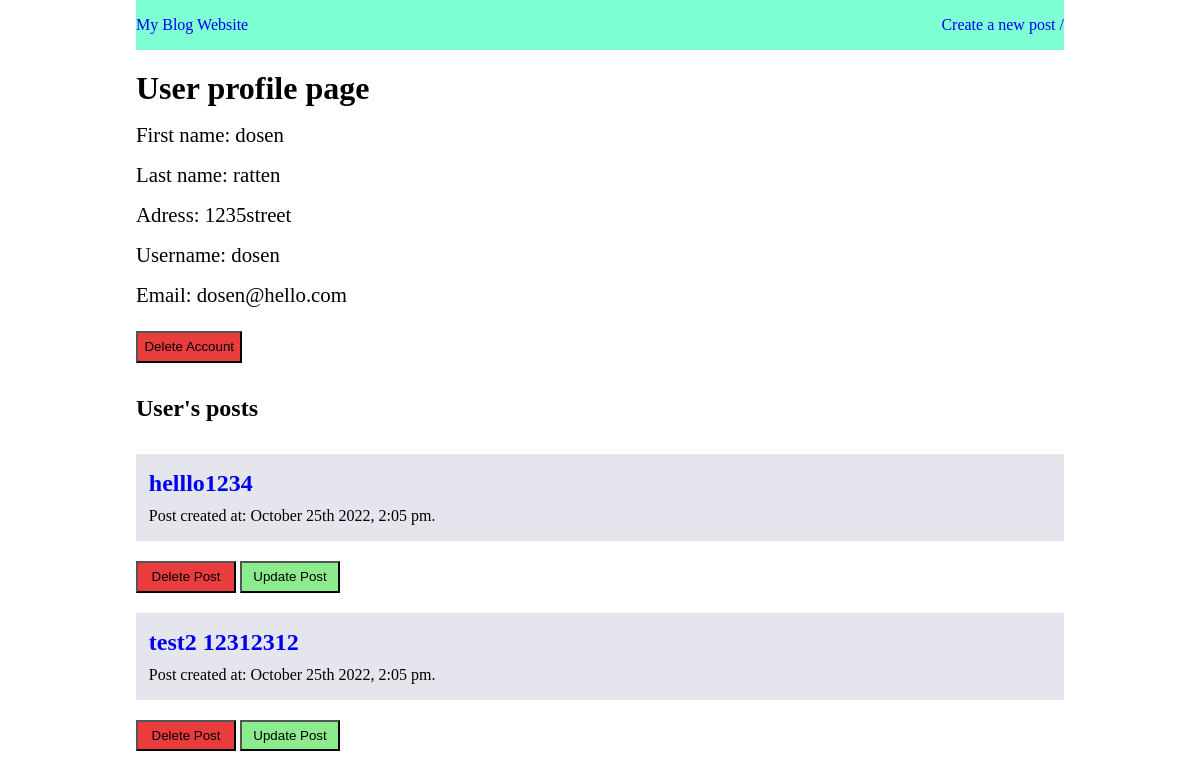
Screenshot of /profile/dosen with the database file from the repository.
### blog.py (models this page shows, shortened)
class User(db.Model):
    id = db.Column(db.Integer, primary_key=True)
    first_name = db.Column(db.String, nullable=False)
    last_name = db.Column(db.String, nullable=False)
    username = db.Column(db.String, unique=True, nullable=False)
    address = db.Column(db.String, nullable=True)
    email = db.Column(db.String, unique=True, nullable=False)
    def user_details(self):
        user_information = {
            "id": self.id,
            "first_name": self.first_name,
            "last_name": self.last_name,
            "username": self.username,
            "address": self.address,
            "email": self.email,
        }
        return user_information

class Post(db.Model):
    id = db.Column(db.Integer, primary_key=True)
    title = db.Column(db.String, nullable=False)
    content = db.Column(db.String, nullable=False)
    date_posted = db.Column(db.DateTime, default=datetime.utcnow, nullable=False)
    user_id = db.Column(db.Integer, nullable=False)

### blog.py (the view)
@app.route('/profile/<username>', methods=['GET'])
def user_profile(username):
    user = User.query.filter_by(username=username).first()
    if user:
        posts = Post.query.filter_by(user_id=user.id).all()
    if user is None:
        return redirect(url_for('home'))
    return render_template("profile.html", user_details=user.user_details(), blogs=posts)

### templates/profile.html (shortened to what this page needs)
<!DOCTYPE html>
<html lang="en">
<head>
    <link rel= "stylesheet" type= "text/css" href= "{{ url_for('static',filename='style.css')}}">
</head>
<body>
    <div class="container">
        <nav>
            <div class="home_link">
                <a href="/homepage">My Blog Website</a>
            </div>
            <div class="nav_link">
                <a href="/create_post">Create a new post /</a>
            </div>
        </nav>
        <main>
            <h1>User profile page</h1>
            <section id="user_details">
                <p class="firstname">First name: {{user_details.first_name}}</p>
                <p class="lastname">Last name: {{user_details.last_name}}</p>
                <p class="address">Adress: {{user_details.address}}</p>
                <p class="username">Username: {{user_details.username}}</p>
                <p class="email">Email: {{user_details.email}}</p>
            </section>
            <div class="delete_item">
                <a href="{{url_for('delete_user', username=user_details.username)}}" id="delete_user"><button id="delete_button">Delete Account</button></a>
            </div>
            <h2  id="user_post">User's posts</h2>
            <section>
                {% for blog in blogs %}
                <article class="post">
                    <a href="{{url_for('get_post', title=blog.title) }}"><h2>{{blog.title}}</h2></a>
                    <p>Post created at: {{ moment(blog.date_posted).format('MMMM Do YYYY, h:mm a') }}.</p>
                </article>
                    <div class="decide">
                        <a href="{{url_for('delete_post', id=blog.id, user_id=user_details.id) }}"><button id="delete_button">Delete Post</button></a>
                        <a href="{{url_for('update_post', id=blog.id) }}"><button id="update_button">Update Post</button></a>
                    </div>
                {% endfor %}
            </section>
        </main>
    </div>
</body>
</html>

### static/style.css (style rules this page uses)
*, *::after, *::before { padding: 0; margin: 0; box-sizing: border-box; }
html { font-size: 16px; }
.container { width: 80%; max-width: 1128px; margin: auto; padding: 0 1rem; }
a { text-decoration: none; }
nav { display: flex; justify-content: space-between; padding-top: 16px; padding-bottom: 16px; margin-bottom: 20px; background-color: aquamarine; }
.post { margin: 20px 0; background-color: rgba(198, 198, 216, 0.45); padding: 1em 0; padding-left: 0.8em; }
.post p { margin-top: 10px; }
.delete_item { margin-top: 1.5rem; }
#user_post { margin: 2rem 0; }
#delete_button { min-width: 100px; padding: 0.4rem; background-color: rgb(233, 61, 61); }
#user_details p { margin-top: 1rem; font-size: 1.3rem; }
#update_button { min-width: 100px; padding: 0.4rem; background-color: rgb(140, 235, 140); }

### rows the page displays
User: first_name "dosen", last_name "ratten", address "1235street", username "dosen", email "dosen@hello.com"
Post: title "helllo1234", date_posted "October 25th 2022, 2:05 pm"
Post: title "test2 12312312", date_posted "October 25th 2022, 2:05 pm"
